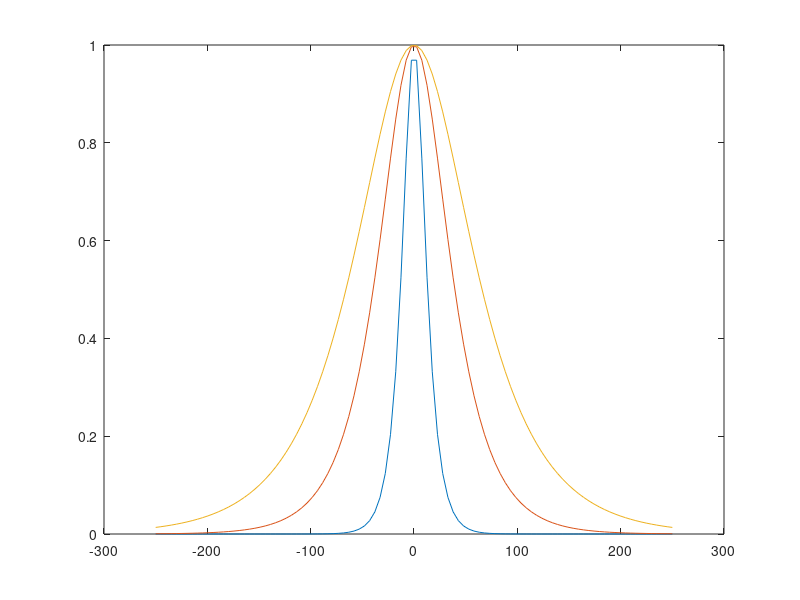

Reproduce this figure in MATLAB.
lambda=[1/10,1/30,1/50];
x=linspace(-250,250,100);
Pc=zeros(100,3);
for i=1:3
    for k=1:100
        Pc(k,i)=2/(exp(-lambda(i)*abs(x(k)))+exp(lambda(i)*abs(x(k))));
    end
end


for i=1:3
    plot(x,Pc(:,i))
    hold on
end
 hold off